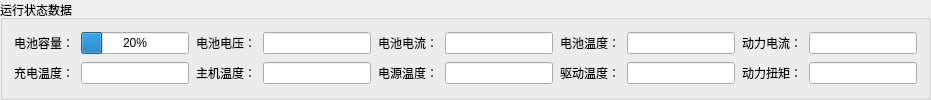
             <widget class="QGroupBox" name="groupBox_31">
              <property name="sizePolicy">
               <sizepolicy hsizetype="Expanding" vsizetype="Maximum">
                <horstretch>0</horstretch>
                <verstretch>0</verstretch>
               </sizepolicy>
              </property>
              <property name="title">
               <string>运行状态数据</string>
              </property>
              <layout class="QGridLayout" name="gridLayout_53">
               <property name="leftMargin">
                <number>11</number>
               </property>
               <property name="topMargin">
                <number>11</number>
               </property>
               <property name="rightMargin">
                <number>11</number>
               </property>
               <property name="bottomMargin">
                <number>11</number>
               </property>
               <property name="spacing">
                <number>7</number>
               </property>
               <item row="3" column="12">
                <widget class="QLineEdit" name="RGV_State_337">
                 <property name="sizePolicy">
                  <sizepolicy hsizetype="Preferred" vsizetype="Fixed">
                   <horstretch>0</horstretch>
                   <verstretch>0</verstretch>
                  </sizepolicy>
                 </property>
                 <property name="readOnly">
                  <bool>true</bool>
                 </property>
                </widget>
               </item>
               <item row="1" column="9">
                <widget class="QLabel" name="label_29">
                 <property name="sizePolicy">
                  <sizepolicy hsizetype="Preferred" vsizetype="Preferred">
                   <horstretch>0</horstretch>
                   <verstretch>0</verstretch>
                  </sizepolicy>
                 </property>
                 <property name="text">
                  <string>电池温度：</string>
                 </property>
                </widget>
               </item>
               <item row="3" column="5">
                <widget class="QLabel" name="label_33">
                 <property name="text">
                  <string>电源温度：</string>
                 </property>
                </widget>
               </item>
               <item row="1" column="10">
                <widget class="QLineEdit" name="RGV_State_20">
                 <property name="sizePolicy">
                  <sizepolicy hsizetype="Preferred" vsizetype="Fixed">
                   <horstretch>0</horstretch>
                   <verstretch>0</verstretch>
                  </sizepolicy>
                 </property>
                 <property name="readOnly">
                  <bool>true</bool>
                 </property>
                </widget>
               </item>
               <item row="1" column="12">
                <widget class="QLineEdit" name="RGV_State_336">
                 <property name="sizePolicy">
                  <sizepolicy hsizetype="Preferred" vsizetype="Fixed">
                   <horstretch>0</horstretch>
                   <verstretch>0</verstretch>
                  </sizepolicy>
                 </property>
                 <property name="readOnly">
                  <bool>true</bool>
                 </property>
                </widget>
               </item>
               <item row="3" column="3">
                <widget class="QLabel" name="label_15">
                 <property name="text">
                  <string>主机温度：</string>
                 </property>
                </widget>
               </item>
               <item row="3" column="11">
                <widget class="QLabel" name="label_12">
                 <property name="sizePolicy">
                  <sizepolicy hsizetype="Preferred" vsizetype="Preferred">
                   <horstretch>0</horstretch>
                   <verstretch>0</verstretch>
                  </sizepolicy>
                 </property>
                 <property name="text">
                  <string>动力扭矩：</string>
                 </property>
                </widget>
               </item>
               <item row="3" column="2">
                <widget class="QLineEdit" name="RGV_State_338">
                 <property name="sizePolicy">
                  <sizepolicy hsizetype="Preferred" vsizetype="Fixed">
                   <horstretch>0</horstretch>
                   <verstretch>0</verstretch>
                  </sizepolicy>
                 </property>
                 <property name="readOnly">
                  <bool>true</bool>
                 </property>
                </widget>
               </item>
               <item row="3" column="10">
                <widget class="QLineEdit" name="RGV_State_341">
                 <property name="sizePolicy">
                  <sizepolicy hsizetype="Preferred" vsizetype="Fixed">
                   <horstretch>0</horstretch>
                   <verstretch>0</verstretch>
                  </sizepolicy>
                 </property>
                 <property name="readOnly">
                  <bool>true</bool>
                 </property>
                </widget>
               </item>
               <item row="3" column="4">
                <widget class="QLineEdit" name="RGV_State_339">
                 <property name="sizePolicy">
                  <sizepolicy hsizetype="Preferred" vsizetype="Fixed">
                   <horstretch>0</horstretch>
                   <verstretch>0</verstretch>
                  </sizepolicy>
                 </property>
                 <property name="readOnly">
                  <bool>true</bool>
                 </property>
                </widget>
               </item>
               <item row="1" column="11">
                <widget class="QLabel" name="label_11">
                 <property name="text">
                  <string>动力电流：</string>
                 </property>
                </widget>
               </item>
               <item row="3" column="1">
                <widget class="QLabel" name="label_14">
                 <property name="text">
                  <string>充电温度：</string>
                 </property>
                </widget>
               </item>
               <item row="3" column="6">
                <widget class="QLineEdit" name="RGV_State_340">
                 <property name="sizePolicy">
                  <sizepolicy hsizetype="Preferred" vsizetype="Fixed">
                   <horstretch>0</horstretch>
                   <verstretch>0</verstretch>
                  </sizepolicy>
                 </property>
                 <property name="readOnly">
                  <bool>true</bool>
                 </property>
                </widget>
               </item>
               <item row="3" column="9">
                <widget class="QLabel" name="label_35">
                 <property name="text">
                  <string>驱动温度：</string>
                 </property>
                </widget>
               </item>
               <item row="1" column="1">
                <widget class="QLabel" name="label_66">
                 <property name="sizePolicy">
                  <sizepolicy hsizetype="Preferred" vsizetype="Preferred">
                   <horstretch>0</horstretch>
                   <verstretch>0</verstretch>
                  </sizepolicy>
                 </property>
                 <property name="text">
                  <string>电池容量：</string>
                 </property>
                </widget>
               </item>
               <item row="1" column="2">
                <widget class="QProgressBar" name="RGV_State_19">
                 <property name="sizePolicy">
                  <sizepolicy hsizetype="Preferred" vsizetype="Fixed">
                   <horstretch>0</horstretch>
                   <verstretch>0</verstretch>
                  </sizepolicy>
                 </property>
                 <property name="value">
                  <number>20</number>
                 </property>
                </widget>
               </item>
               <item row="1" column="3">
                <widget class="QLabel" name="label_28">
                 <property name="sizePolicy">
                  <sizepolicy hsizetype="Preferred" vsizetype="Preferred">
                   <horstretch>0</horstretch>
                   <verstretch>0</verstretch>
                  </sizepolicy>
                 </property>
                 <property name="text">
                  <string>电池电压：</string>
                 </property>
                </widget>
               </item>
               <item row="1" column="4">
                <widget class="QLineEdit" name="RGV_State_18">
                 <property name="sizePolicy">
                  <sizepolicy hsizetype="Preferred" vsizetype="Fixed">
                   <horstretch>0</horstretch>
                   <verstretch>0</verstretch>
                  </sizepolicy>
                 </property>
                 <property name="readOnly">
                  <bool>true</bool>
                 </property>
                </widget>
               </item>
               <item row="1" column="5">
                <widget class="QLabel" name="label_32">
                 <property name="sizePolicy">
                  <sizepolicy hsizetype="Preferred" vsizetype="Preferred">
                   <horstretch>0</horstretch>
                   <verstretch>0</verstretch>
                  </sizepolicy>
                 </property>
                 <property name="text">
                  <string>电池电流：</string>
                 </property>
                </widget>
               </item>
               <item row="1" column="6">
                <widget class="QLineEdit" name="RGV_State_17">
                 <property name="sizePolicy">
                  <sizepolicy hsizetype="Preferred" vsizetype="Fixed">
                   <horstretch>0</horstretch>
                   <verstretch>0</verstretch>
                  </sizepolicy>
                 </property>
                 <property name="readOnly">
                  <bool>true</bool>
                 </property>
                </widget>
               </item>
              </layout>
             </widget>
